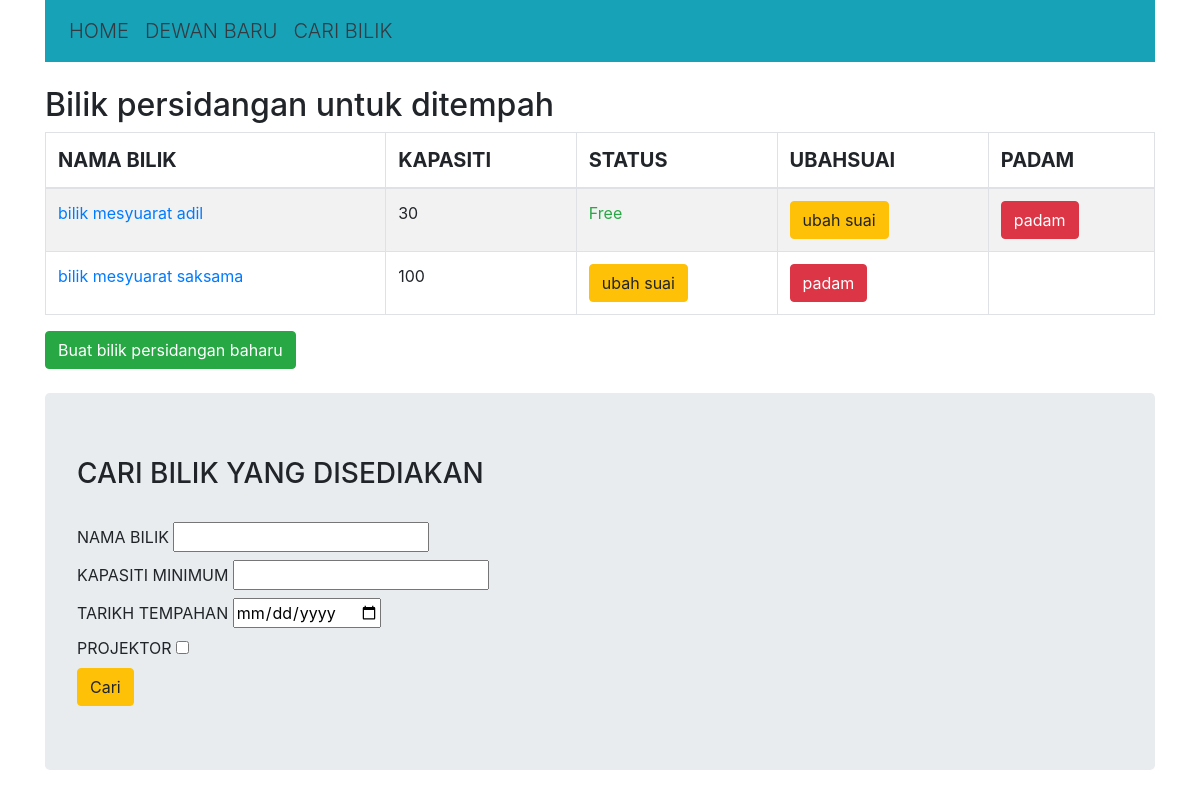
The app's page /, older data.
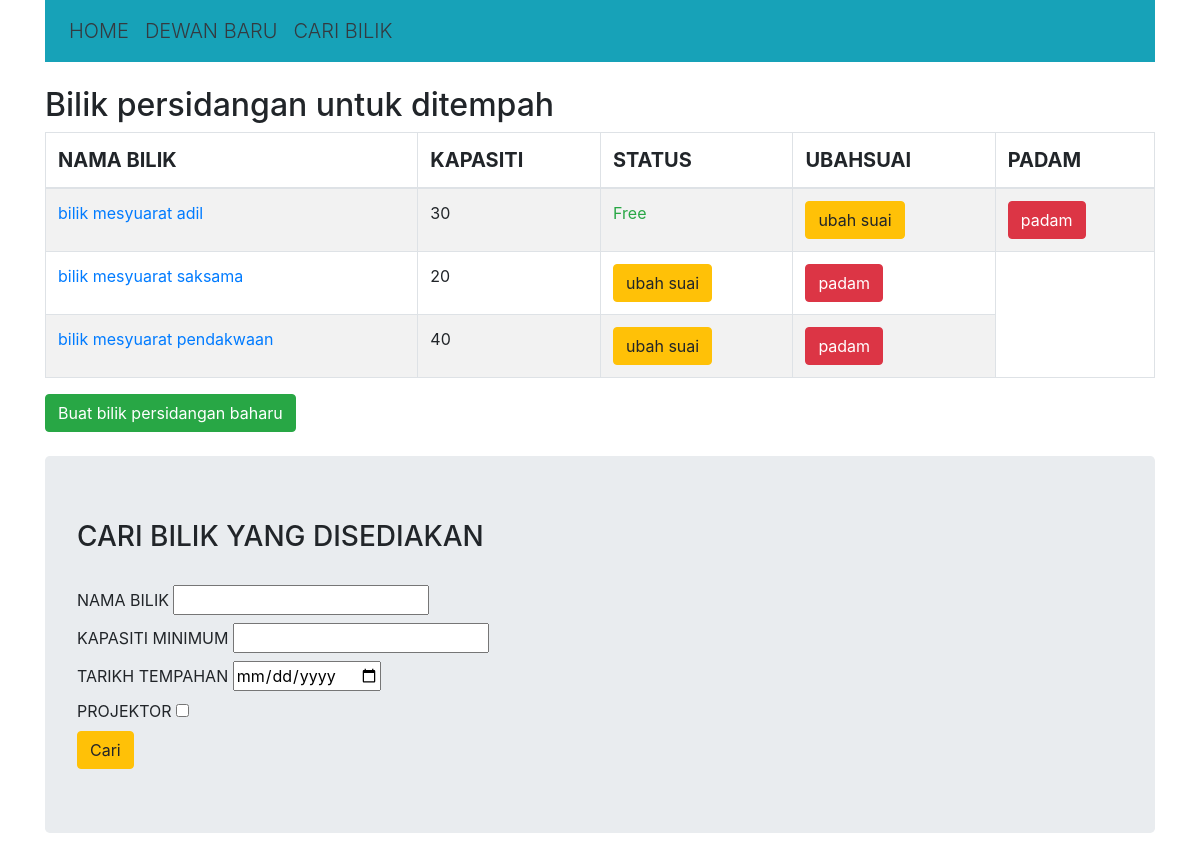
The same page, newer data.
### booking_app/models.py (models this page shows, shortened)
class Room(models.Model):
    name = models.CharField(max_length=100)
    capacity = models.IntegerField()
    projector = models.BooleanField(default=True)

### booking_app/views.py (the view)
# urls.py: path('', views.index, name='home'),
def index(request):
    rooms = Room.objects.all()
    status = {}
    for room in rooms:
        if room.reservation_set.filter(date=today):
            status[room.id] = "Sibuk"
        else:
            status[room.id] = "Free"
            ctx = {
                "rooms": rooms,
                "status": status,
            }
            return render(request, "booking/index.html", ctx)

### booking_app/templates/booking/index.html (shortened to what this page needs)
{% extends 'booking/base.html' %}
{% block content %}
    <br/>
    <h2>Bilik persidangan untuk ditempah</h2>
    <table class="table table-striped table-bordered">
        <tr>
            <thead class="thead lead">
                <th>NAMA BILIK</th>
                <th>KAPASITI</th>
                <th>STATUS</th>
                <th>UBAHSUAI</th>
                <th>PADAM</th>
            </thead>
        </tr>
        {% for room in rooms %}
        <tr>
            <td><a href="{% url 'booking:room' room.id %}">{{ room.name }}</a></td>
            <td>{{ room.capacity }}</td>
            {% for k,v in status.items %}
                {% if room.id == k %}
                    <td{% if v == "Free" %} class="text-success"
                    {% else %} class="text-danger" {% endif %}>{{ v }}</td>
                {% endif %}
            {% endfor %}
            <td><a href="{% url 'booking:modify' room.id %}"><button class="btn btn-warning">ubah suai</button></a></td>
            <td><a href="{% url 'booking:delete' room.id %}"><button class="btn btn-danger">padam</button></a></td>
        </tr>
        {% endfor %}
    </table>
    <a href="{% url 'booking:new-room' %}">
        <button class="btn btn-success">Buat bilik persidangan baharu</button>
    </a><br/><br/>
    <div class="jumbotron">
        <h3>CARI BILIK YANG DISEDIAKAN</h3>
        <br/>
        <form id="search" method="get" action="{% url 'booking:search' %}">
            <label>NAMA BILIK
                <input type="text" name="room">
            </label><br/>
            <label>KAPASITI MINIMUM
                <input type="number" name="capacity">
            </label><br/>
            <label>TARIKH TEMPAHAN
                <input type="date" name="date" required="required">
            </label><br/>
            <label>PROJEKTOR
                <input type="checkbox" name="projector">
            </label><br/>
                <input type="submit" value="Cari" class="btn btn-warning">
        </form>
    </div>
{% endblock %}

Row changes from the older to the newer data that the page shows:
changed Room "bilik mesyuarat saksama": capacity "100" → "20"
added Room: name "bilik mesyuarat pendakwaan", capacity "40"
